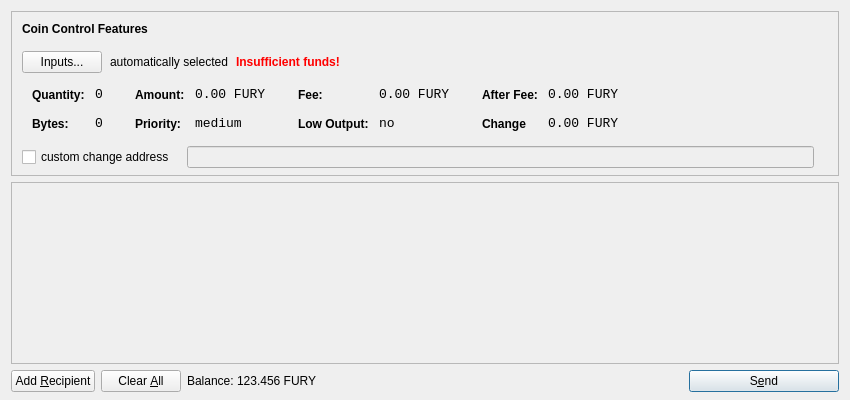
<?xml version="1.0" encoding="UTF-8"?>
<ui version="4.0">
 <class>SendCoinsDialog</class>
 <widget class="QDialog" name="SendCoinsDialog">
  <property name="geometry">
   <rect>
    <x>0</x>
    <y>0</y>
    <width>850</width>
    <height>400</height>
   </rect>
  </property>
  <property name="windowTitle">
   <string>Send Coins</string>
  </property>
  <property name="styleSheet">
   <string notr="true">QListView { background: transparent; }</string>
  </property>
  <layout class="QVBoxLayout" name="verticalLayout" stretch="0,1,0">
   <property name="bottomMargin">
    <number>8</number>
   </property>
   <item>
    <widget class="QFrame" name="frameCoinControl">
     <property name="sizePolicy">
      <sizepolicy hsizetype="Expanding" vsizetype="Expanding">
       <horstretch>0</horstretch>
       <verstretch>0</verstretch>
      </sizepolicy>
     </property>
     <property name="maximumSize">
      <size>
       <width>16777215</width>
       <height>16777215</height>
      </size>
     </property>
     <property name="styleSheet">
      <string notr="true">QListView { background: transparent; }</string>
     </property>
     <property name="frameShape">
      <enum>QFrame::StyledPanel</enum>
     </property>
     <property name="frameShadow">
      <enum>QFrame::Sunken</enum>
     </property>
     <layout class="QVBoxLayout" name="verticalLayoutCoinControl2">
      <property name="spacing">
       <number>6</number>
      </property>
      <property name="leftMargin">
       <number>0</number>
      </property>
      <property name="topMargin">
       <number>0</number>
      </property>
      <property name="rightMargin">
       <number>0</number>
      </property>
      <property name="bottomMargin">
       <number>6</number>
      </property>
      <item>
       <layout class="QVBoxLayout" name="verticalLayoutCoinControl" stretch="0,0,0,0,1">
        <property name="spacing">
         <number>0</number>
        </property>
        <property name="leftMargin">
         <number>10</number>
        </property>
        <property name="topMargin">
         <number>10</number>
        </property>
        <item>
         <layout class="QHBoxLayout" name="horizontalLayoutCoinControl1">
          <property name="bottomMargin">
           <number>15</number>
          </property>
          <item>
           <widget class="QLabel" name="labelCoinControlFeatures">
            <property name="sizePolicy">
             <sizepolicy hsizetype="Preferred" vsizetype="Maximum">
              <horstretch>0</horstretch>
              <verstretch>0</verstretch>
             </sizepolicy>
            </property>
            <property name="font">
             <font>
              <weight>75</weight>
              <bold>true</bold>
             </font>
            </property>
            <property name="styleSheet">
             <string notr="true">font-weight:bold;</string>
            </property>
            <property name="text">
             <string>Coin Control Features</string>
            </property>
           </widget>
          </item>
         </layout>
        </item>
        <item>
         <layout class="QHBoxLayout" name="horizontalLayoutCoinControl2" stretch="0,0,0,0">
          <property name="spacing">
           <number>8</number>
          </property>
          <property name="bottomMargin">
           <number>10</number>
          </property>
          <item>
           <widget class="QPushButton" name="pushButtonCoinControl">
            <property name="styleSheet">
             <string notr="true"/>
            </property>
            <property name="text">
             <string>Inputs...</string>
            </property>
           </widget>
          </item>
          <item>
           <widget class="QLabel" name="labelCoinControlAutomaticallySelected">
            <property name="text">
             <string>automatically selected</string>
            </property>
            <property name="margin">
             <number>5</number>
            </property>
           </widget>
          </item>
          <item>
           <widget class="QLabel" name="labelCoinControlInsuffFunds">
            <property name="font">
             <font>
              <weight>75</weight>
              <bold>true</bold>
             </font>
            </property>
            <property name="styleSheet">
             <string notr="true">color:red;font-weight:bold;</string>
            </property>
            <property name="text">
             <string>Insufficient funds!</string>
            </property>
            <property name="margin">
             <number>5</number>
            </property>
           </widget>
          </item>
          <item>
           <spacer name="horizontalSpacerCoinControl">
            <property name="orientation">
             <enum>Qt::Horizontal</enum>
            </property>
            <property name="sizeHint" stdset="0">
             <size>
              <width>40</width>
              <height>1</height>
             </size>
            </property>
           </spacer>
          </item>
         </layout>
        </item>
        <item>
         <widget class="QWidget" name="widgetCoinControl" native="true">
          <property name="sizePolicy">
           <sizepolicy hsizetype="Preferred" vsizetype="Preferred">
            <horstretch>0</horstretch>
            <verstretch>0</verstretch>
           </sizepolicy>
          </property>
          <property name="minimumSize">
           <size>
            <width>0</width>
            <height>0</height>
           </size>
          </property>
          <property name="styleSheet">
           <string notr="true"/>
          </property>
          <layout class="QHBoxLayout" name="horizontalLayoutCoinControl5">
           <property name="margin">
            <number>0</number>
           </property>
           <item>
            <layout class="QHBoxLayout" name="horizontalLayoutCoinControl3" stretch="0,0,0,1">
             <property name="spacing">
              <number>20</number>
             </property>
             <property name="topMargin">
              <number>0</number>
             </property>
             <property name="bottomMargin">
              <number>10</number>
             </property>
             <item>
              <layout class="QFormLayout" name="formLayoutCoinControl1">
               <property name="horizontalSpacing">
                <number>10</number>
               </property>
               <property name="verticalSpacing">
                <number>14</number>
               </property>
               <property name="leftMargin">
                <number>10</number>
               </property>
               <property name="topMargin">
                <number>4</number>
               </property>
               <property name="rightMargin">
                <number>6</number>
               </property>
               <item row="0" column="0">
                <widget class="QLabel" name="labelCoinControlQuantityText">
                 <property name="styleSheet">
                  <string notr="true">font-weight:bold;</string>
                 </property>
                 <property name="text">
                  <string>Quantity:</string>
                 </property>
                 <property name="margin">
                  <number>0</number>
                 </property>
                </widget>
               </item>
               <item row="0" column="1">
                <widget class="QLabel" name="labelCoinControlQuantity">
                 <property name="font">
                  <font>
                   <family>Monospace</family>
                   <pointsize>10</pointsize>
                  </font>
                 </property>
                 <property name="cursor">
                  <cursorShape>IBeamCursor</cursorShape>
                 </property>
                 <property name="contextMenuPolicy">
                  <enum>Qt::ActionsContextMenu</enum>
                 </property>
                 <property name="text">
                  <string>0</string>
                 </property>
                 <property name="margin">
                  <number>0</number>
                 </property>
                 <property name="textInteractionFlags">
                  <set>Qt::LinksAccessibleByMouse|Qt::TextSelectableByKeyboard|Qt::TextSelectableByMouse</set>
                 </property>
                </widget>
               </item>
               <item row="1" column="0">
                <widget class="QLabel" name="labelCoinControlBytesText">
                 <property name="styleSheet">
                  <string notr="true">font-weight:bold;</string>
                 </property>
                 <property name="text">
                  <string>Bytes:</string>
                 </property>
                </widget>
               </item>
               <item row="1" column="1">
                <widget class="QLabel" name="labelCoinControlBytes">
                 <property name="font">
                  <font>
                   <family>Monospace</family>
                   <pointsize>10</pointsize>
                  </font>
                 </property>
                 <property name="cursor">
                  <cursorShape>IBeamCursor</cursorShape>
                 </property>
                 <property name="contextMenuPolicy">
                  <enum>Qt::ActionsContextMenu</enum>
                 </property>
                 <property name="text">
                  <string>0</string>
                 </property>
                 <property name="textInteractionFlags">
                  <set>Qt::LinksAccessibleByMouse|Qt::TextSelectableByKeyboard|Qt::TextSelectableByMouse</set>
                 </property>
                </widget>
               </item>
              </layout>
             </item>
             <item>
              <layout class="QFormLayout" name="formLayoutCoinControl2">
               <property name="horizontalSpacing">
                <number>10</number>
               </property>
               <property name="verticalSpacing">
                <number>14</number>
               </property>
               <property name="leftMargin">
                <number>6</number>
               </property>
               <property name="topMargin">
                <number>4</number>
               </property>
               <property name="rightMargin">
                <number>6</number>
               </property>
               <item row="0" column="0">
                <widget class="QLabel" name="labelCoinControlAmountText">
                 <property name="styleSheet">
                  <string notr="true">font-weight:bold;</string>
                 </property>
                 <property name="text">
                  <string>Amount:</string>
                 </property>
                 <property name="margin">
                  <number>0</number>
                 </property>
                </widget>
               </item>
               <item row="0" column="1">
                <widget class="QLabel" name="labelCoinControlAmount">
                 <property name="font">
                  <font>
                   <family>Monospace</family>
                   <pointsize>10</pointsize>
                  </font>
                 </property>
                 <property name="cursor">
                  <cursorShape>IBeamCursor</cursorShape>
                 </property>
                 <property name="contextMenuPolicy">
                  <enum>Qt::ActionsContextMenu</enum>
                 </property>
                 <property name="text">
                  <string>0.00 FURY</string>
                 </property>
                 <property name="textInteractionFlags">
                  <set>Qt::LinksAccessibleByMouse|Qt::TextSelectableByKeyboard|Qt::TextSelectableByMouse</set>
                 </property>
                </widget>
               </item>
               <item row="1" column="0">
                <widget class="QLabel" name="labelCoinControlPriorityText">
                 <property name="styleSheet">
                  <string notr="true">font-weight:bold;</string>
                 </property>
                 <property name="text">
                  <string>Priority:</string>
                 </property>
                </widget>
               </item>
               <item row="1" column="1">
                <widget class="QLabel" name="labelCoinControlPriority">
                 <property name="font">
                  <font>
                   <family>Monospace</family>
                   <pointsize>10</pointsize>
                  </font>
                 </property>
                 <property name="cursor">
                  <cursorShape>IBeamCursor</cursorShape>
                 </property>
                 <property name="contextMenuPolicy">
                  <enum>Qt::ActionsContextMenu</enum>
                 </property>
                 <property name="text">
                  <string>medium</string>
                 </property>
                 <property name="textInteractionFlags">
                  <set>Qt::LinksAccessibleByMouse|Qt::TextSelectableByKeyboard|Qt::TextSelectableByMouse</set>
                 </property>
                </widget>
               </item>
              </layout>
             </item>
             <item>
              <layout class="QFormLayout" name="formLayoutCoinControl3">
               <property name="horizontalSpacing">
                <number>10</number>
               </property>
               <property name="verticalSpacing">
                <number>14</number>
               </property>
               <property name="leftMargin">
                <number>6</number>
               </property>
               <property name="topMargin">
                <number>4</number>
               </property>
               <property name="rightMargin">
                <number>6</number>
               </property>
               <item row="0" column="0">
                <widget class="QLabel" name="labelCoinControlFeeText">
                 <property name="styleSheet">
                  <string notr="true">font-weight:bold;</string>
                 </property>
                 <property name="text">
                  <string>Fee:</string>
                 </property>
                 <property name="margin">
                  <number>0</number>
                 </property>
                </widget>
               </item>
               <item row="0" column="1">
                <widget class="QLabel" name="labelCoinControlFee">
                 <property name="font">
                  <font>
                   <family>Monospace</family>
                   <pointsize>10</pointsize>
                  </font>
                 </property>
                 <property name="cursor">
                  <cursorShape>IBeamCursor</cursorShape>
                 </property>
                 <property name="contextMenuPolicy">
                  <enum>Qt::ActionsContextMenu</enum>
                 </property>
                 <property name="text">
                  <string>0.00 FURY</string>
                 </property>
                 <property name="textInteractionFlags">
                  <set>Qt::LinksAccessibleByMouse|Qt::TextSelectableByKeyboard|Qt::TextSelectableByMouse</set>
                 </property>
                </widget>
               </item>
               <item row="1" column="0">
                <widget class="QLabel" name="labelCoinControlLowOutputText">
                 <property name="styleSheet">
                  <string notr="true">font-weight:bold;</string>
                 </property>
                 <property name="text">
                  <string>Low Output:</string>
                 </property>
                </widget>
               </item>
               <item row="1" column="1">
                <widget class="QLabel" name="labelCoinControlLowOutput">
                 <property name="font">
                  <font>
                   <family>Monospace</family>
                   <pointsize>10</pointsize>
                  </font>
                 </property>
                 <property name="cursor">
                  <cursorShape>IBeamCursor</cursorShape>
                 </property>
                 <property name="contextMenuPolicy">
                  <enum>Qt::ActionsContextMenu</enum>
                 </property>
                 <property name="text">
                  <string>no</string>
                 </property>
                 <property name="textInteractionFlags">
                  <set>Qt::LinksAccessibleByMouse|Qt::TextSelectableByKeyboard|Qt::TextSelectableByMouse</set>
                 </property>
                </widget>
               </item>
              </layout>
             </item>
             <item>
              <layout class="QFormLayout" name="formLayoutCoinControl4">
               <property name="horizontalSpacing">
                <number>10</number>
               </property>
               <property name="verticalSpacing">
                <number>14</number>
               </property>
               <property name="leftMargin">
                <number>6</number>
               </property>
               <property name="topMargin">
                <number>4</number>
               </property>
               <property name="rightMargin">
                <number>6</number>
               </property>
               <item row="0" column="0">
                <widget class="QLabel" name="labelCoinControlAfterFeeText">
                 <property name="styleSheet">
                  <string notr="true">font-weight:bold;</string>
                 </property>
                 <property name="text">
                  <string>After Fee:</string>
                 </property>
                 <property name="margin">
                  <number>0</number>
                 </property>
                </widget>
               </item>
               <item row="0" column="1">
                <widget class="QLabel" name="labelCoinControlAfterFee">
                 <property name="font">
                  <font>
                   <family>Monospace</family>
                   <pointsize>10</pointsize>
                  </font>
                 </property>
                 <property name="cursor">
                  <cursorShape>IBeamCursor</cursorShape>
                 </property>
                 <property name="contextMenuPolicy">
                  <enum>Qt::ActionsContextMenu</enum>
                 </property>
                 <property name="text">
                  <string>0.00 FURY</string>
                 </property>
                 <property name="textInteractionFlags">
                  <set>Qt::LinksAccessibleByMouse|Qt::TextSelectableByKeyboard|Qt::TextSelectableByMouse</set>
                 </property>
                </widget>
               </item>
               <item row="1" column="0">
                <widget class="QLabel" name="labelCoinControlChangeText">
                 <property name="styleSheet">
                  <string notr="true">font-weight:bold;</string>
                 </property>
                 <property name="text">
                  <string>Change</string>
                 </property>
                </widget>
               </item>
               <item row="1" column="1">
                <widget class="QLabel" name="labelCoinControlChange">
                 <property name="font">
                  <font>
                   <family>Monospace</family>
                   <pointsize>10</pointsize>
                  </font>
                 </property>
                 <property name="cursor">
                  <cursorShape>IBeamCursor</cursorShape>
                 </property>
                 <property name="contextMenuPolicy">
                  <enum>Qt::ActionsContextMenu</enum>
                 </property>
                 <property name="text">
                  <string>0.00 FURY</string>
                 </property>
                 <property name="textInteractionFlags">
                  <set>Qt::LinksAccessibleByMouse|Qt::TextSelectableByKeyboard|Qt::TextSelectableByMouse</set>
                 </property>
                </widget>
               </item>
              </layout>
             </item>
            </layout>
           </item>
          </layout>
         </widget>
        </item>
        <item>
         <layout class="QHBoxLayout" name="horizontalLayoutCoinControl4" stretch="0,0,0">
          <property name="spacing">
           <number>12</number>
          </property>
          <property name="sizeConstraint">
           <enum>QLayout::SetDefaultConstraint</enum>
          </property>
          <property name="topMargin">
           <number>5</number>
          </property>
          <property name="rightMargin">
           <number>5</number>
          </property>
          <item>
           <widget class="QCheckBox" name="checkBoxCoinControlChange">
            <property name="text">
             <string>custom change address</string>
            </property>
           </widget>
          </item>
          <item>
           <widget class="QLineEdit" name="lineEditCoinControlChange">
            <property name="enabled">
             <bool>false</bool>
            </property>
            <property name="sizePolicy">
             <sizepolicy hsizetype="Expanding" vsizetype="Fixed">
              <horstretch>0</horstretch>
              <verstretch>0</verstretch>
             </sizepolicy>
            </property>
           </widget>
          </item>
          <item>
           <widget class="QLabel" name="labelCoinControlChangeLabel">
            <property name="sizePolicy">
             <sizepolicy hsizetype="Preferred" vsizetype="Expanding">
              <horstretch>0</horstretch>
              <verstretch>0</verstretch>
             </sizepolicy>
            </property>
            <property name="minimumSize">
             <size>
              <width>0</width>
              <height>0</height>
             </size>
            </property>
            <property name="text">
             <string/>
            </property>
            <property name="margin">
             <number>3</number>
            </property>
           </widget>
          </item>
         </layout>
        </item>
        <item>
         <spacer name="verticalSpacerCoinControl">
          <property name="orientation">
           <enum>Qt::Vertical</enum>
          </property>
          <property name="sizeHint" stdset="0">
           <size>
            <width>800</width>
            <height>1</height>
           </size>
          </property>
         </spacer>
        </item>
       </layout>
      </item>
     </layout>
    </widget>
   </item>
   <item>
    <widget class="QScrollArea" name="scrollArea">
     <property name="widgetResizable">
      <bool>true</bool>
     </property>
     <widget class="QWidget" name="scrollAreaWidgetContents">
      <property name="geometry">
       <rect>
        <x>0</x>
        <y>0</y>
        <width>828</width>
        <height>162</height>
       </rect>
      </property>
      <layout class="QVBoxLayout" name="verticalLayout_2">
       <property name="margin">
        <number>0</number>
       </property>
       <item>
        <layout class="QVBoxLayout" name="entries">
         <property name="spacing">
          <number>6</number>
         </property>
        </layout>
       </item>
       <item>
        <spacer name="verticalSpacer">
         <property name="orientation">
          <enum>Qt::Vertical</enum>
         </property>
         <property name="sizeHint" stdset="0">
          <size>
           <width>20</width>
           <height>40</height>
          </size>
         </property>
        </spacer>
       </item>
      </layout>
     </widget>
    </widget>
   </item>
   <item>
    <layout class="QHBoxLayout" name="horizontalLayout">
     <item>
      <widget class="QPushButton" name="addButton">
       <property name="toolTip">
        <string>Send to multiple recipients at once</string>
       </property>
       <property name="text">
        <string>Add &amp;Recipient</string>
       </property>
       <property name="icon">
        <iconset resource="../bitcoin.qrc">
         <normaloff>:/icons/add</normaloff>:/icons/add</iconset>
       </property>
       <property name="autoDefault">
        <bool>false</bool>
       </property>
      </widget>
     </item>
     <item>
      <widget class="QPushButton" name="clearButton">
       <property name="sizePolicy">
        <sizepolicy hsizetype="Minimum" vsizetype="Fixed">
         <horstretch>0</horstretch>
         <verstretch>0</verstretch>
        </sizepolicy>
       </property>
       <property name="toolTip">
        <string>Remove all transaction fields</string>
       </property>
       <property name="text">
        <string>Clear &amp;All</string>
       </property>
       <property name="icon">
        <iconset resource="../bitcoin.qrc">
         <normaloff>:/icons/remove</normaloff>:/icons/remove</iconset>
       </property>
       <property name="autoRepeatDelay">
        <number>300</number>
       </property>
       <property name="autoDefault">
        <bool>false</bool>
       </property>
      </widget>
     </item>
     <item>
      <layout class="QHBoxLayout" name="horizontalLayout_2">
       <property name="spacing">
        <number>3</number>
       </property>
       <item>
        <widget class="QLabel" name="label">
         <property name="sizePolicy">
          <sizepolicy hsizetype="Preferred" vsizetype="Fixed">
           <horstretch>0</horstretch>
           <verstretch>0</verstretch>
          </sizepolicy>
         </property>
         <property name="text">
          <string>Balance:</string>
         </property>
        </widget>
       </item>
       <item>
        <widget class="QLabel" name="labelBalance">
         <property name="sizePolicy">
          <sizepolicy hsizetype="Preferred" vsizetype="Fixed">
           <horstretch>0</horstretch>
           <verstretch>0</verstretch>
          </sizepolicy>
         </property>
         <property name="cursor">
          <cursorShape>IBeamCursor</cursorShape>
         </property>
         <property name="text">
          <string>123.456 FURY</string>
         </property>
         <property name="textInteractionFlags">
          <set>Qt::LinksAccessibleByMouse|Qt::TextSelectableByKeyboard|Qt::TextSelectableByMouse</set>
         </property>
        </widget>
       </item>
      </layout>
     </item>
     <item>
      <spacer name="horizontalSpacer">
       <property name="orientation">
        <enum>Qt::Horizontal</enum>
       </property>
       <property name="sizeHint" stdset="0">
        <size>
         <width>40</width>
         <height>20</height>
        </size>
       </property>
      </spacer>
     </item>
     <item>
      <widget class="QPushButton" name="sendButton">
       <property name="minimumSize">
        <size>
         <width>150</width>
         <height>0</height>
        </size>
       </property>
       <property name="toolTip">
        <string>Confirm the send action</string>
       </property>
       <property name="text">
        <string>S&amp;end</string>
       </property>
       <property name="icon">
        <iconset resource="../bitcoin.qrc">
         <normaloff>:/icons/send</normaloff>:/icons/send</iconset>
       </property>
       <property name="default">
        <bool>true</bool>
       </property>
      </widget>
     </item>
    </layout>
   </item>
  </layout>
 </widget>
 <resources>
  <include location="../bitcoin.qrc"/>
 </resources>
 <connections/>
</ui>
